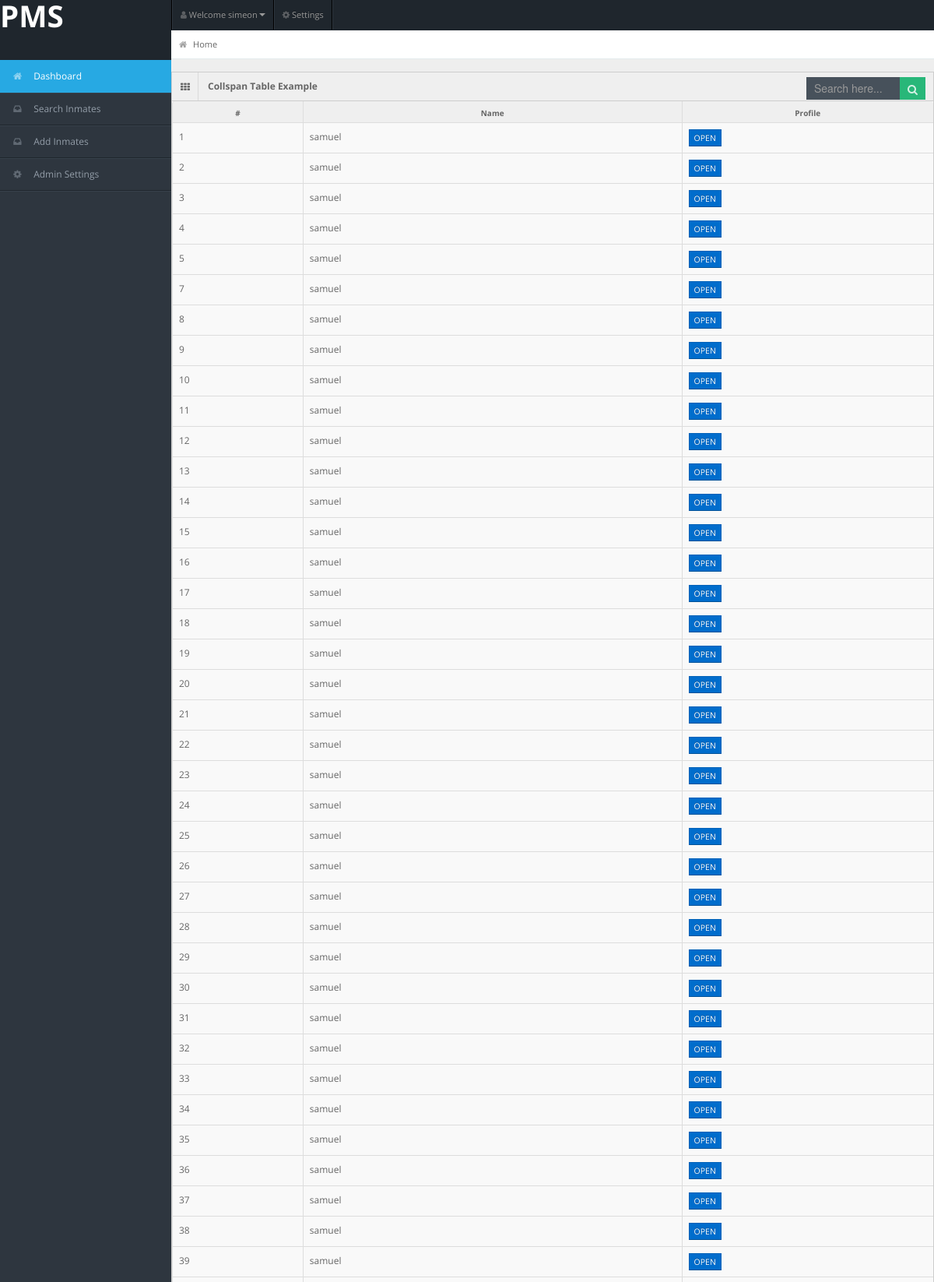
Screenshot of /resources/views/inmates/search.php (signed in, upper part) with the database file from the repository.
### tables this page shows
CREATE TABLE `inmate` (
  `id` int(11) NOT NULL,
  `name` varchar(255) NOT NULL,
  `age` int(11) NOT NULL,
  `complexion` varchar(255) NOT NULL,
  `tribe` varchar(255) NOT NULL,
  `country` varchar(255) NOT NULL,
  `height` decimal(6,2) NOT NULL,
  `weight` decimal(6,2) NOT NULL,
  `occupation` varchar(255) NOT NULL,
  `religion` varchar(255) NOT NULL,
  `education` varchar(255) NOT NULL,
  `features` varchar(255) NOT NULL,
  `image` varchar(255) NOT NULL,
  `timestamp` datetime NOT NULL DEFAULT CURRENT_TIMESTAMP,
  `user_id` int(11) NOT NULL
);

### resources/views/inmates/search.php (the view, shortened to what this page needs)
 <?php
include(dirname(dirname(__DIR__))."/templates".DIRECTORY_SEPARATOR ."header.php");
require_once("../../../config/database/db.php");
?>
   <div class="widget-box">
          <div class="widget-title"> <span class="icon"> <i class="icon-th"></i> </span>
            <h5>Collspan Table Example</h5> <span id="loading">loading...<i class="fa fa-spinner fa-spin" style="font-size:24px"></i></span>
            <div id="search">
              <form method="POST">
  <input type="text" name="search" placeholder="Search here..."/>
  <button type="submit" id="submit" name="submit" ><i class="icon-search icon-white"></i></button></form>
</div>
            </div>
          <div class="widget-content nopadding">
            <table class="table table-bordered table-striped">
              <thead>
                <tr>
                  <th>#</th>
                  <th>Name</th>
                  <th>Profile</th>
                </tr>
              </thead>
              <tbody id="result">
                <?php
                $stmt = $conn->query("Select * from inmate");
                while($row = $stmt->fetch_assoc() ){
                  $name =$row['name'];
                  $id = $row['id'];
                  ?>
                   <tr>
                    <td><?php  echo $id?></td>
                 <td><?php echo $name;?></td>
                    <td>
              <a href=<?php echo "profile.php?id=".$id;?> class="btn btn-primary btn-mini">OPEN</a>
                    </td>
                  </tr>
                <?php }?>
              </tbody>
            </table>
          </div>
        </div>
<?php
include(dirname(dirname(__DIR__))."/templates".DIRECTORY_SEPARATOR ."footer.php");
?>

### resources/assets/css/matrix-style.css (style rules this page uses)
* { outline:none !important; -moz-outline: none !important; }
html, body { height:100% }
body { overflow-x: hidden; margin-top: -10px; font-family: 'Open Sans', sans-serif; font-size:12px; color:#666; }
a { color:#666; }
select, textarea, input[type="text"], input[type="password"], input[type="datetime"], input[type="datetime-local"], input[type="date"], input[type="month"], input[type="time"], input[type="week"], input[type="number"], input[type="email"], input[type="url"], input[type="search"], input[type="tel"], input[type="color"], .uneditable-input, .label, .dropdown-menu, .btn, .well, .progress, .table-bordered, .btn-group > .btn:first-child, .btn-group > .btn:last-child, .btn-group > .btn:last-child, .btn-group > .dropdown-toggle, .alert { border-radius:0px; }
.btn, textarea, input[type="text"], input[type="password"], input[type="datetime"], input[type="datetime-local"], input[type="date"], input[type="month"], input[type="time"], input[type="week"], input[type="number"], input[type="email"], input[type="url"], input[type="search"], input[type="tel"], input[type="color"], .uneditable-input { box-shadow:none; }
.progress, .progress-success .bar, .progress .bar-success, .progress-warning .bar, .progress .bar-warning, .progress-danger .bar, .progress .bar-danger, .progress-info .bar, .progress .bar-info, .btn, .btn-primary { background-image:none; }
#search { position: absolute; z-index: 25; top: 6px; right:10px; }
#search input[type=text] { padding: 4px 10px 5px; border: 0; width: 100px; }
#search button { border: 0; margin-left:-3px; margin-top: -11px; padding: 5px 10px 4px; }
#search button i { opacity: 0.8; color:#fff; }
.stat-boxes .peity_bar_good, .stat-boxes .peity_line_good, { color: #459D1C; }
.widget-box { background: none repeat scroll 0 0 #F9F9F9; border-left: 1px solid #CDCDCD; border-top: 1px solid #CDCDCD; border-right: 1px solid #CDCDCD; clear: both; margin-top: 16px; margin-bottom: 16px; position: relative; }
.widget-title, .modal-header, .table th, div.dataTables_wrapper .ui-widget-header { background:#efefef; border-bottom: 1px solid #CDCDCD; height: 36px; }
.widget-title span.icon { padding: 9px 10px 7px 11px; float: left; border-right:1px solid #dadada; }
.widget-title h5 { color: #666; float: left; font-size: 12px; font-weight: bold; padding: 12px; line-height: 12px; margin: 0; }
.widget-content { padding:15px; border-bottom: 1px solid #cdcdcd; }
.table th { height: auto; font-size: 10px; padding: 5px 10px 2px; border-bottom: 0; text-align: center; color: #666666; }
.nopadding { padding: 0 !important; }
.nopadding .table { margin-bottom: 0; }
.nopadding .table-bordered { border: 0; }

### resources/assets/css/matrix-media.css (style rules this page uses)
body { background:#2E363F; }
#search input[type=text], #search button { background-color: #28b779; }
#search input[type=text] { background-color: #47515b; color: #fff; }

### rows the page displays
inmate: id "1", name "samuel"
inmate: id "2", name "samuel"
inmate: id "3", name "samuel"
inmate: id "4", name "samuel"
inmate: id "5", name "samuel"
inmate: id "7", name "samuel"
inmate: id "8", name "samuel"
inmate: id "9", name "samuel"
inmate: id "10", name "samuel"
inmate: id "11", name "samuel"
inmate: id "12", name "samuel"
inmate: id "13", name "samuel"
inmate: id "14", name "samuel"
inmate: id "15", name "samuel"
inmate: id "16", name "samuel"
inmate: id "17", name "samuel"
inmate: id "18", name "samuel"
inmate: id "19", name "samuel"
inmate: id "20", name "samuel"
inmate: id "21", name "samuel"
inmate: id "22", name "samuel"
inmate: id "23", name "samuel"
inmate: id "24", name "samuel"
inmate: id "25", name "samuel"
inmate: id "26", name "samuel"
inmate: id "27", name "samuel"
inmate: id "28", name "samuel"
inmate: id "29", name "samuel"
inmate: id "30", name "samuel"
inmate: id "31", name "samuel"
inmate: id "32", name "samuel"
inmate: id "33", name "samuel"
inmate: id "34", name "samuel"
inmate: id "35", name "samuel"
inmate: id "36", name "samuel"
inmate: id "37", name "samuel"
inmate: id "38", name "samuel"
inmate: id "39", name "samuel"

### other values shown
$username "simeon"
